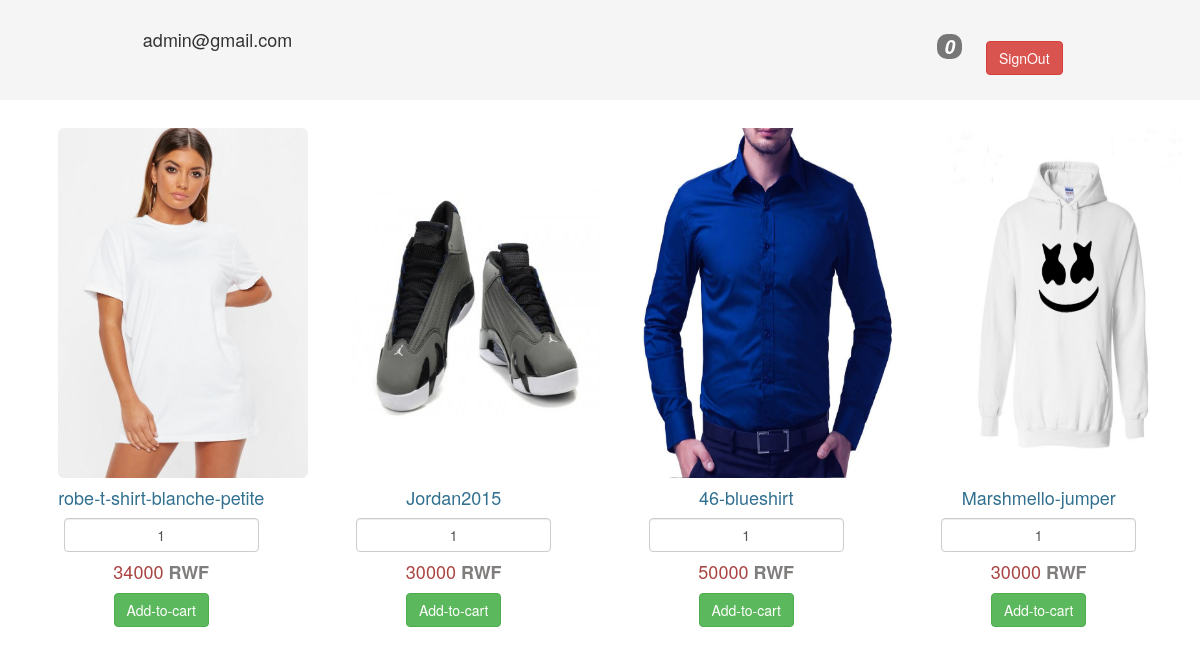
The page / (signed in) on the database its author committed.
### tables this page shows
CREATE TABLE `product` (
  `id` int(5) NOT NULL,
  `name` varchar(30) NOT NULL,
  `image` varchar(1000) NOT NULL,
  `cost` int(5) NOT NULL,
  `quantity` int(6) NOT NULL,
  `price` int(10) NOT NULL
);

### index.php (the view, shortened to what this page needs)
<?php
require('connection.php');
if ($_SESSION['email'] && $_SESSION['password']) {
$user= $_SESSION['email'];
}
else {
header('location:index-default.php');
}
?>
<!DOCTYPE html>
<html>
<head>
<link rel="stylesheet" type="text/css" media="screen" href="bootstrap.css" />
<link rel="stylesheet" type="text/css" media="screen" href="index.css" />
<link rel="stylesheet" href="style.css">
</head>
<body>
<div class="col-md-12" id="d-index-header">
  <br>
  <div class="col-md-4">
    <h4><div class="icon"><i class="fa fa-user-o"></i></div>&nbsp;&nbsp;&nbsp;<?php  echo $user; ?></h4>
   </div>
<div class="col-md-4" style="float:right;">
<div class="icon-shop" style="padding: 20px;font-size: 20px;">
<i class="fa fa-shopping-bag"><span class="badge"><?php
$resulti = "SELECT * FROM `cart` WHERE `email`='$user'";
$sqli = mysqli_query($con,$resulti);
$num_rows = mysqli_num_rows($sqli);
 echo $num_rows; ?></span></i>
</div>
<a href="signout.php"><button class="btn btn-danger">SignOut</button></a>
</div>
<br>
</div>
<div class="col-md-12">
<?php
$sql="SELECT * FROM `product` ORDER BY id DESC";
$query=mysqli_query($con,$sql);
if (mysqli_num_rows($query)) {
while ($row=mysqli_fetch_assoc($query)) {
  ?>
<div class="col-md-3 text-center">
<form method="post"
action="index.php?action=add&id=<?php echo $row['id']; ?>">
<div  class="products">
<img src="images/<?php echo $row["image"]; ?>" class="img-rounded"/  style="height: 350px;width: 250px;"><br>
<h4 class="text-info"><?php  echo $row["name"]; ?></h4>
<input type="text"  name="hidden-quantity" class="form-control" style="text-align: center;width: fit-content;margin: auto;" value="1">
<h4 class="text-danger"><?php  echo $row["price"]; ?>  <strong style="color:rgb(128, 125, 125);">RWF</strong></h4>
<button type="submit" name="Add-to-cart" class="btn btn-success">Add-to-cart</button>
</div>
</form>
</div>
  <?php
}
}
?>
</div>
<br>
</body>
</html>

### index.css (style rules this page uses)
.products { padding:16px; margin: 12px; }

### index.php (style rules this page uses)
#d-index-header { height: 100px; text-align:center; background-color: whitesmoke; }
.icon-shop { display: inline-block; font-size: 30px; cursor: pointer; }
.badge { font-size: 19px; margin-top: -20px; }

### rows shown on the page
product: image (picture), name "robe-t-shirt-blanche-petite", price "34000"
product: image (picture), name "Jordan2015", price "30000"
product: image (picture), name "46-blueshirt", price "50000"
product: image (picture), name "Marshmello-jumper", price "30000"

### other values the page prints
$user "admin@gmail.com"
$num_rows "0"
